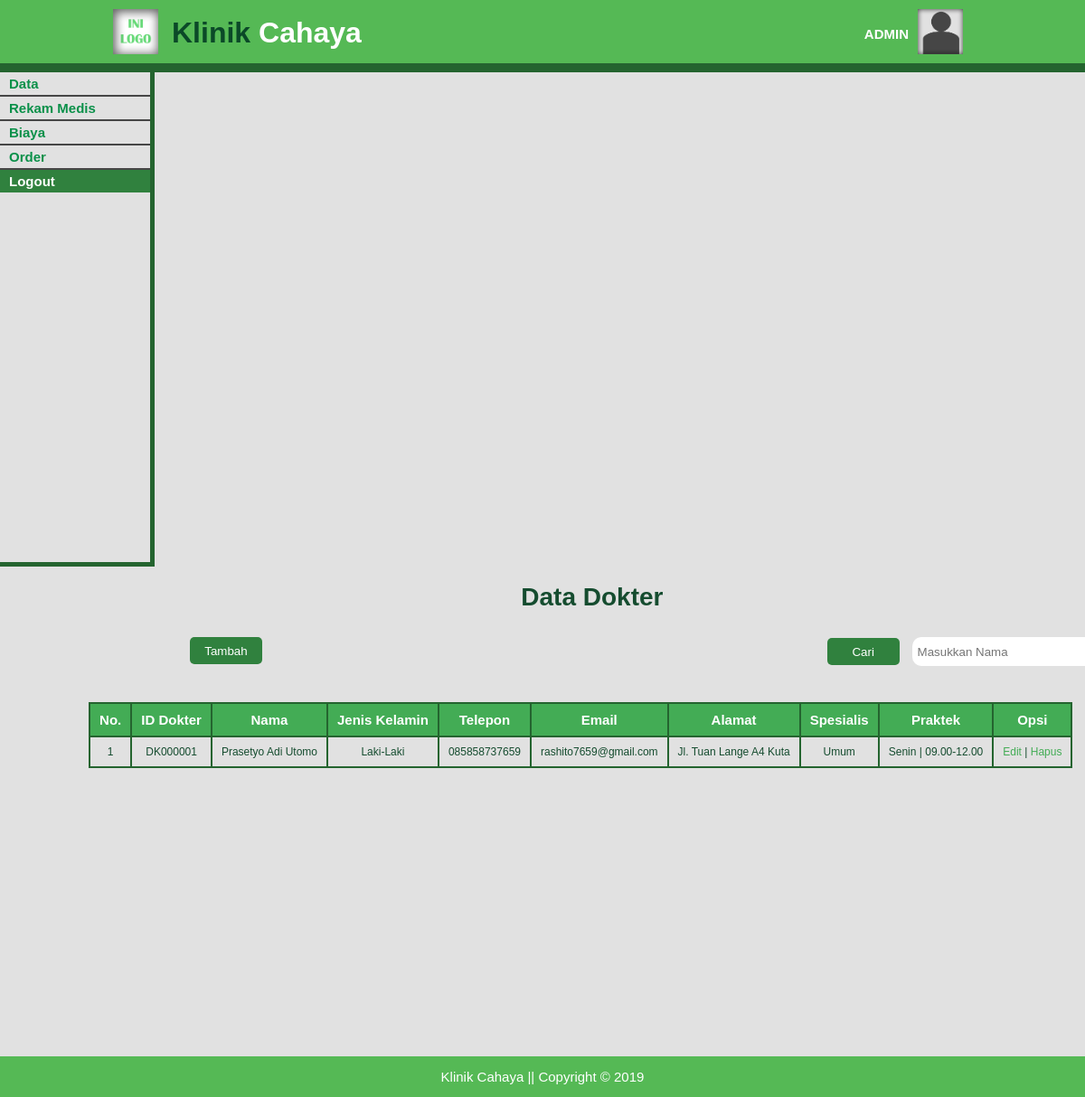
The app's page /data_dokter-a.php (signed in) with its own data.
### tables this page shows
CREATE TABLE `tb_dokter` (
  `id_dokter` varchar(8) NOT NULL,
  `nama` varchar(30) DEFAULT NULL,
  `jenis_kelamin` varchar(10) DEFAULT NULL,
  `telp` varchar(15) DEFAULT NULL,
  `email` varchar(30) DEFAULT NULL,
  `alamat` varchar(100) DEFAULT NULL,
  `id_spesialis` varchar(4) DEFAULT NULL,
  `no_praktek` varchar(4) NOT NULL
);

CREATE TABLE `tb_spesialis` (
  `id_spesialis` varchar(4) NOT NULL,
  `nama_spesial` varchar(30) DEFAULT NULL
);

CREATE TABLE `tb_praktek` (
  `no_praktek` varchar(4) NOT NULL,
  `hari` varchar(6) DEFAULT NULL,
  `jam` varchar(11) DEFAULT NULL
);

### data_dokter-a.php (the view, shortened to what this page needs)
<!DOCTYPE html>
<html>
  <head>
    <link rel="stylesheet" href="./css/data-d_style.css">
  </head>
  <body>
    <header>
      <div class="container">
        <div id="logo">
          <img src="./img/ini_logo.png" alt="Logo">
          <a href="index-a.php"><span class="hightlight">Klinik</span> Cahaya</a>
        </div>
        <div id="profil">
          <img src="./img/pp.png" alt="Profil">
          <h4>ADMIN</h4>
        </div>
      </div>
    </header>
    <section id="sidemenu">
      <div class="container">
        <ul>
          <li class="main">Data
          </li>
          <li class="main"><a href="data_rm-a.php">Rekam Medis</a></li>
          <li class="main">Biaya
          </li>
          <li class="main"><a href="data_order-a.php">Order</a></li>
          <li id="logout"><a href="logout-action.php">Logout</a></li>
        </ul>
      </div>
    </section>
    <section id="content">
      <div class="container">
        <div class="title">
          <h2>Data Dokter</h2>
        </div>
        <div class="button">
          <a href="add-dokter.php"><button type="button" name="tambah">Tambah</button></a>
					<form class="search" action="" method="post">
						<input class="submit" type="submit" name="cariB" value="Cari">
	          <input class="text" type="text" name="cari" placeholder="&nbsp;Masukkan Nama">
					</form>
        </div>
        <br>
        <div class="table">
          <table border=1px>
            <tr>
              <th>No.</th>
              <th>ID Dokter</th>
              <th>Nama</th>
              <th>Jenis Kelamin</th>
              <th>Telepon</th>
							<th>Email</th>
              <th>Alamat</th>
							<th>Spesialis</th>
							<th>Praktek</th>
              <th>Opsi</th>
            </tr>
            <?php
              include('connect.php');
							$cari = empty($_POST['cariB']) ? '' : $_POST['cariB'];
							$inputan = empty($_POST['cari']) ? '' : $_POST['cari'];
							if (isset($cari)) {
								if ($inputan != "") {
									$sql = mysqli_query($connect,"SELECT * FROM tb_praktek INNER JOIN tb_dokter as d INNER JOIN tb_spesialis as sp USING(id_spesialis) WHERE d.nama like '%$inputan%'");
								}else{
									$sql = mysqli_query($connect,"SELECT * FROM tb_praktek INNER JOIN tb_dokter as d INNER JOIN tb_spesialis as sp USING(id_spesialis)");
								}
							}else{
									$sql = mysqli_query($connect,"SELECT * FROM tb_praktek INNER JOIN tb_dokter as d INNER JOIN tb_spesialis as sp USING(id_spesialis)");
							}
              $no = 1;
              while ($data = mysqli_fetch_array($sql)) {
              ?>
              <tr>
                <td><?php echo $no++; ?></td>
                <td><?php echo $data['id_dokter']; ?></td>
                <td><?php echo $data['nama']; ?></td>
                <td><?php echo $data['jenis_kelamin']; ?></td>
                <td><?php echo $data['telp']; ?></td>
                <td><?php echo $data['email']; ?></td>
								<td><?php echo $data['alamat']; ?></td>
                <td><?php echo $data['nama_spesial']; ?></td>
								<td><?php echo $data['hari']; ?> | <?php echo $data['jam']; ?></td>
                <td>
                  <a class="edit" href="update-dokter.php?id=<?php echo $data['id_dokter'] ?>">Edit</a> |
                  <a class="hapus" href="delete-dokter.php?id=<?php echo $data['id_dokter'] ?>">Hapus</a>
                </td>
              </tr>
            <?php  }
             ?>
          </table>
        </div>
      </div>
    </section>
    <footer>
      <div class="container">
        <p>Klinik Cahaya || Copyright &copy; 2019</p>
      </div>
    </footer>
  </body>
</html>

### css/data-d_style.css (style rules this page uses)
body { background-color: #e1e1e1; font: 15px/1 arial,sans-serif; padding: 0; margin: 0; }
.container { width: 80%; margin: auto; overflow: hidden; }
ul { margin: 0; padding: 0; }
header { padding: 10px 0 10px 0; background-color: #55b955; border-bottom: #24642f 10px solid; color : #ffffff; }
header img { width: 50px; height: 50px; }
header #logo img { float:left; padding-left: 5px; }
header #logo a { text-decoration: none; color: white; font-size: 32px; font-weight: bold; float: left; padding: 10px 0 0 15px; }
header .hightlight { color:#0b4928; }
header #profil img { float: right; padding-right: 15px; }
header #profil h4 { float:right; margin: 0; padding: 20px 10px 0 0; }
#sidemenu { padding: 0 0 0 0; color: #0a9049; font-size: 15px; font-weight: bold; float: left; }
#sidemenu .container { width: 150%; margin: auto; left: auto; right: auto; min-height: 542px; border-right: #24642f 5px solid; border-bottom: #24642f 5px solid; }
#sidemenu .main { border-bottom: #464646 2px solid; }
#sidemenu ul li { padding: 5px 0 5px 10px;; }
#sidemenu a { text-decoration: none; color: #0a9049; }
#logout { background-color: #30813e; }
#logout a { color: #ffffff; }
#content { margin: 0; padding: 0 0 0 60px; min-height: 542px; color:#154c2f; text-align: center; float: left; }
#content .container { width:107%; margin:auto; min-height: 500px; }
#content .title { width: 85%; padding: 20px 0 20px 100px; margin: 0; }
#content .button { width: 99%; padding-top: 20px; text-align: right; margin: 0 0 0 0; padding: 10px 0 0 0; }
.search { float: right; }
.submit { background-color: #30813e; color: #ffffff; width: 80px; height: 30px; border: none; border-radius: 5px; margin: 0 10px 0 0; }
.text { border: none; width: 200px; height: 30px; border-radius: 10px; }
#content .button button { background-color: #30813e; color: #ffffff; width: 80px; height: 30px; border: none; border-radius: 5px; margin: 0 10px 0 150px; float: left; }
#content .title h2 { font-size: 28px; margin: 0; padding: 0; }
#content .table { width:100%; margin: 0; padding: 40px 0 0 0; text-align: -webkit-center; clear: both; }
table { border-collapse: collapse; }
table th, td { border: 2px solid #24642f; padding: 10px; text-align: center; }
th { background-color: #43ac55; color: #ffffff; }
td { font-size: 12px; }
td a { text-decoration: none; color: #43ac55; }
footer { clear: both; background-color: #55b955; text-align: center; color: #ffffff; }

### records on screen
tb_dokter: id_dokter "DK000001", nama "Prasetyo Adi Utomo", jenis_kelamin "Laki-Laki", telp "085858737659", email "rashito7659@gmail.com", alamat "Jl. Tuan Lange A4 Kuta", id_spesialis.nama_spesial "Umum", no_praktek.hari "Senin", no_praktek.jam "09.00-12.00"
